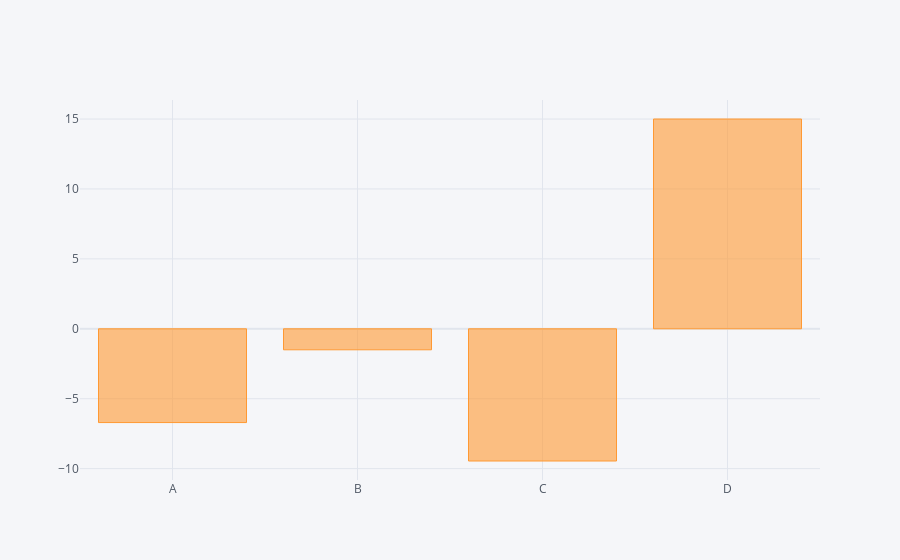

Source (notebook cell):
### Code cell
df.sum().iplot(kind='bar')

### Figure 1 — Plotly figure (JSON) as saved in the notebook; plotly's stock layout.template omitted (floating-point values rounded to 4 significant figures)
{"data": [{"marker": {"color": "rgba(255, 153, 51, 0.6)", "line": {"color": "rgba(255, 153, 51, 1.0)", "width": 1}}, "name": "None", "orientation": "v", "text": "", "type": "bar", "x": ["A", "B", "C", "D"], "y": [-6.706, -1.502, -9.454, 15.0]}], "layout": {"legend": {"bgcolor": "#F5F6F9", "font": {"color": "#4D5663"}}, "paper_bgcolor": "#F5F6F9", "plot_bgcolor": "#F5F6F9", "title": {"font": {"color": "#4D5663"}}, "xaxis": {"gridcolor": "#E1E5ED", "showgrid": true, "tickfont": {"color": "#4D5663"}, "title": {"font": {"color": "#4D5663"}, "text": ""}, "zerolinecolor": "#E1E5ED"}, "yaxis": {"gridcolor": "#E1E5ED", "showgrid": true, "tickfont": {"color": "#4D5663"}, "title": {"font": {"color": "#4D5663"}, "text": ""}, "zerolinecolor": "#E1E5ED"}}}
